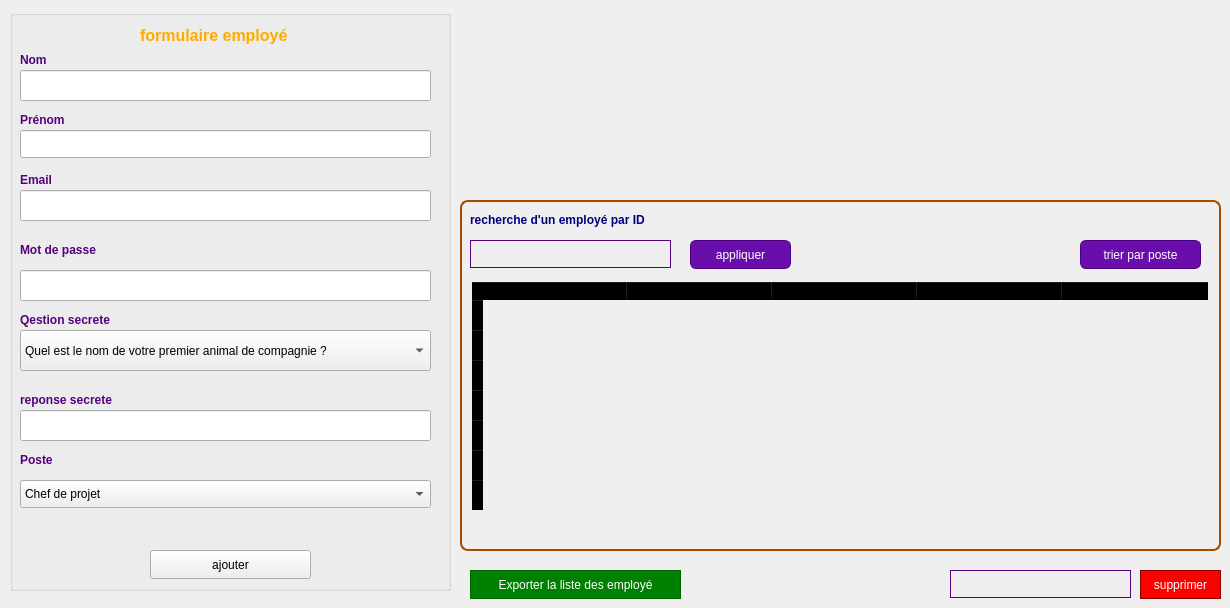
        <widget class="QWidget" name="acceuil">
         <attribute name="title">
          <string>       accueil         </string>
         </attribute>
         <widget class="QGroupBox" name="groupBox">
          <property name="geometry">
           <rect>
            <x>10</x>
            <y>10</y>
            <width>441</width>
            <height>581</height>
           </rect>
          </property>
          <property name="whatsThis">
           <string>&lt;html&gt;&lt;head/&gt;&lt;body&gt;&lt;p&gt;&lt;br/&gt;&lt;/p&gt;&lt;/body&gt;&lt;/html&gt;</string>
          </property>
          <property name="styleSheet">
           <string notr="true">background-color: #1E1E2F; color: white; QHeaderView::section { background-color: #5500FF; color: white; }.</string>
          </property>
          <property name="title">
           <string/>
          </property>
          <widget class="QLabel" name="lineEdit_ajoute">
           <property name="geometry">
            <rect>
             <x>130</x>
             <y>10</y>
             <width>211</width>
             <height>31</height>
            </rect>
           </property>
           <property name="text">
            <string>&lt;html&gt;&lt;head/&gt;&lt;body&gt;&lt;p&gt;&lt;span style=&quot; font-size:12pt; font-weight:700; color:#ffaa00;&quot;&gt;formulaire employé&lt;/span&gt;&lt;/p&gt;&lt;/body&gt;&lt;/html&gt;</string>
           </property>
          </widget>
          <widget class="QLineEdit" name="lineEdit_nom">
           <property name="geometry">
            <rect>
             <x>10</x>
             <y>60</y>
             <width>411</width>
             <height>31</height>
            </rect>
           </property>
          </widget>
          <widget class="QLabel" name="label_nom">
           <property name="geometry">
            <rect>
             <x>10</x>
             <y>40</y>
             <width>211</width>
             <height>20</height>
            </rect>
           </property>
           <property name="text">
            <string>&lt;html&gt;&lt;head/&gt;&lt;body&gt;&lt;p&gt;&lt;span style=&quot; font-weight:700; color:#55007f;&quot;&gt;Nom&lt;/span&gt;&lt;/p&gt;&lt;/body&gt;&lt;/html&gt;</string>
           </property>
          </widget>
          <widget class="QLabel" name="label_prenom">
           <property name="geometry">
            <rect>
             <x>10</x>
             <y>100</y>
             <width>211</width>
             <height>20</height>
            </rect>
           </property>
           <property name="text">
            <string>&lt;html&gt;&lt;head/&gt;&lt;body&gt;&lt;p&gt;&lt;span style=&quot; font-weight:700; color:#55007f;&quot;&gt;Prénom&lt;/span&gt;&lt;/p&gt;&lt;/body&gt;&lt;/html&gt;</string>
           </property>
          </widget>
          <widget class="QLineEdit" name="lineEdit_prenom">
           <property name="geometry">
            <rect>
             <x>10</x>
             <y>120</y>
             <width>411</width>
             <height>28</height>
            </rect>
           </property>
          </widget>
          <widget class="QLabel" name="label_email">
           <property name="geometry">
            <rect>
             <x>10</x>
             <y>160</y>
             <width>211</width>
             <height>20</height>
            </rect>
           </property>
           <property name="text">
            <string>&lt;html&gt;&lt;head/&gt;&lt;body&gt;&lt;p&gt;&lt;span style=&quot; font-weight:700; color:#55007f;&quot;&gt;Email&lt;/span&gt;&lt;/p&gt;&lt;/body&gt;&lt;/html&gt;</string>
           </property>
          </widget>
          <widget class="QLineEdit" name="lineEdit_email">
           <property name="geometry">
            <rect>
             <x>10</x>
             <y>180</y>
             <width>411</width>
             <height>31</height>
            </rect>
           </property>
          </widget>
          <widget class="QComboBox" name="comboBox">
           <property name="geometry">
            <rect>
             <x>10</x>
             <y>470</y>
             <width>411</width>
             <height>28</height>
            </rect>
           </property>
           <item>
            <property name="text">
             <string>Chef de projet</string>
            </property>
           </item>
           <item>
            <property name="text">
             <string>Community Manager</string>
            </property>
           </item>
           <item>
            <property name="text">
             <string>Commercial</string>
            </property>
           </item>
           <item>
            <property name="text">
             <string>Consultant Cybersécurité</string>
            </property>
           </item>
           <item>
            <property name="text">
             <string>Graphiste</string>
            </property>
           </item>
           <item>
            <property name="text">
             <string>Créateur</string>
            </property>
           </item>
           <item>
            <property name="text">
             <string>Developpeur</string>
            </property>
           </item>
           <item>
            <property name="text">
             <string>Responsable Marketing Digital</string>
            </property>
           </item>
           <item>
            <property name="text">
             <string>Responsable Produit</string>
            </property>
           </item>
           <item>
            <property name="text">
             <string>Responsable RH</string>
            </property>
           </item>
           <item>
            <property name="text">
             <string>Vidéaste</string>
            </property>
           </item>
          </widget>
          <widget class="QLabel" name="label_poste">
           <property name="geometry">
            <rect>
             <x>10</x>
             <y>440</y>
             <width>63</width>
             <height>20</height>
            </rect>
           </property>
           <property name="text">
            <string>&lt;html&gt;&lt;head/&gt;&lt;body&gt;&lt;p&gt;&lt;span style=&quot; font-weight:700; color:#55007f;&quot;&gt;Poste&lt;/span&gt;&lt;/p&gt;&lt;/body&gt;&lt;/html&gt;</string>
           </property>
          </widget>
          <widget class="QPushButton" name="Button_ajouter">
           <property name="geometry">
            <rect>
             <x>140</x>
             <y>540</y>
             <width>161</width>
             <height>29</height>
            </rect>
           </property>
           <property name="styleSheet">
            <string notr="true"/>
           </property>
           <property name="text">
            <string>ajouter</string>
           </property>
          </widget>
          <widget class="QComboBox" name="comboBox_q">
           <property name="geometry">
            <rect>
             <x>10</x>
             <y>320</y>
             <width>411</width>
             <height>41</height>
            </rect>
           </property>
           <item>
            <property name="text">
             <string>Quel est le nom de votre premier animal de compagnie ?</string>
            </property>
           </item>
           <item>
            <property name="text">
             <string>Quel est le nom de votre école primaire ?</string>
            </property>
           </item>
           <item>
            <property name="text">
             <string>Quel est le plat préféré de votre grand-parent ?</string>
            </property>
           </item>
           <item>
            <property name="text">
             <string>Quelle est la marque de votre premier téléphone portable ?</string>
            </property>
           </item>
           <item>
            <property name="text">
             <string>Quel est le nom de votre première voiture ?</string>
            </property>
           </item>
           <item>
            <property name="text">
             <string>Quel est le surnom que seule votre famille vous donne ?</string>
            </property>
           </item>
          </widget>
          <widget class="QLabel" name="label_question">
           <property name="geometry">
            <rect>
             <x>10</x>
             <y>300</y>
             <width>141</width>
             <height>20</height>
            </rect>
           </property>
           <property name="text">
            <string>&lt;html&gt;&lt;head/&gt;&lt;body&gt;&lt;p&gt;&lt;span style=&quot; font-weight:700; color:#55007f;&quot;&gt;Qestion secrete&lt;/span&gt;&lt;/p&gt;&lt;/body&gt;&lt;/html&gt;</string>
           </property>
          </widget>
          <widget class="QLineEdit" name="lineEdit_reponse">
           <property name="geometry">
            <rect>
             <x>10</x>
             <y>400</y>
             <width>411</width>
             <height>31</height>
            </rect>
           </property>
          </widget>
          <widget class="QLabel" name="label_mdp_2">
           <property name="geometry">
            <rect>
             <x>10</x>
             <y>380</y>
             <width>211</width>
             <height>20</height>
            </rect>
           </property>
           <property name="text">
            <string>&lt;html&gt;&lt;head/&gt;&lt;body&gt;&lt;p&gt;&lt;span style=&quot; font-weight:700; color:#55007f;&quot;&gt;reponse secrete&lt;/span&gt;&lt;/p&gt;&lt;/body&gt;&lt;/html&gt;</string>
           </property>
          </widget>
          <widget class="QLineEdit" name="lineEdit_mdp">
           <property name="geometry">
            <rect>
             <x>10</x>
             <y>260</y>
             <width>411</width>
             <height>31</height>
            </rect>
           </property>
          </widget>
          <widget class="QLabel" name="label_mdp">
           <property name="geometry">
            <rect>
             <x>10</x>
             <y>230</y>
             <width>211</width>
             <height>21</height>
            </rect>
           </property>
           <property name="text">
            <string>&lt;html&gt;&lt;head/&gt;&lt;body&gt;&lt;p&gt;&lt;span style=&quot; font-weight:700; color:#55007f;&quot;&gt;Mot de passe&lt;/span&gt;&lt;/p&gt;&lt;/body&gt;&lt;/html&gt;</string>
           </property>
          </widget>
         </widget>
         <widget class="QGroupBox" name="groupBox_recherche">
          <property name="geometry">
           <rect>
            <x>460</x>
            <y>180</y>
            <width>761</width>
            <height>371</height>
           </rect>
          </property>
          <property name="styleSheet">
           <string notr="true">QGroupBox {
    border: 2px solid #A64B00;
    border-radius: 8px;
    margin-top: 20px;
    background: qlineargradient(
        x1:0, y1:0, x2:1, y2:1,
        stop:0 white,
        stop:1 #FB8C00
    );
}

QGroupBox::title {
    subcontrol-origin: margin;
    subcontrol-position: top left;
    padding: 4px;
    color: white;
    font-weight: bold;
}

QGroupBox * {
    background: transparent;
    color: black;
}

QGroupBox QPushButton {
    background: #6A0DAD;         /* Mauve */
    color: white;
    border: 1px solid #4B0082;
    border-radius: 6px;
    padding: 5px 10px;
}

QGroupBox QPushButton:hover {
    background: #1B1B3A;         /* Bleu foncé au survol */
}

QGroupBox QComboBox {
    background: #6A0DAD;         /* Mauve */
    color: white;
    border: 1px solid #4B0082;
    border-radius: 6px;
    padding: 4px 8px;
}

QGroupBox QComboBox:hover {
    background: #1B1B3A;         /* Bleu foncé au survol */
}

QGroupBox QComboBox::drop-down {
    subcontrol-origin: padding;
    subcontrol-position: top right;
    width: 20px;
    border-left: 1px solid #4B0082;
    border-top-right-radius: 6px;
    border-bottom-right-radius: 6px;
    background: #6A0DAD;         /* Même mauve que le QComboBox */
}

QGroupBox QComboBox::down-arrow {
    width: 12px;
    height: 12px;
}</string>
          </property>
          <property name="title">
           <string/>
          </property>
          <widget class="QScrollArea" name="scrollArea">
           <property name="geometry">
            <rect>
             <x>10</x>
             <y>100</y>
             <width>741</width>
             <height>251</height>
            </rect>
           </property>
           <property name="widgetResizable">
            <bool>true</bool>
           </property>
           <widget class="QWidget" name="scrollAreaWidgetContents">
            <property name="geometry">
             <rect>
              <x>0</x>
              <y>0</y>
              <width>739</width>
              <height>249</height>
             </rect>
            </property>
            <widget class="QTableWidget" name="tableWidgetEmployes">
             <property name="geometry">
              <rect>
               <x>0</x>
               <y>0</y>
               <width>741</width>
               <height>251</height>
              </rect>
             </property>
             <attribute name="horizontalHeaderDefaultSectionSize">
              <number>145</number>
             </attribute>
             <row/>
             <row/>
             <row/>
             <row/>
             <row/>
             <row/>
             <row/>
             <column>
              <property name="text">
               <string> ID   </string>
              </property>
             </column>
             <column>
              <property name="text">
               <string>Poste    </string>
              </property>
             </column>
             <column>
              <property name="text">
               <string>Nom    </string>
              </property>
             </column>
             <column>
              <property name="text">
               <string> Prénom   </string>
              </property>
             </column>
             <column>
              <property name="text">
               <string>Email    </string>
              </property>
             </column>
            </widget>
           </widget>
          </widget>
          <widget class="QLineEdit" name="lineEdit_recherche">
           <property name="geometry">
            <rect>
             <x>10</x>
             <y>60</y>
             <width>201</width>
             <height>28</height>
            </rect>
           </property>
           <property name="styleSheet">
            <string notr="true">QLineEdit {
    background: transparent;
    border: 1px solid#55007f;   /* ou autre couleur pour qu'on voie bien les bords */
    color:#55007f;                 /* texte */
}</string>
           </property>
           <property name="text">
            <string/>
           </property>
          </widget>
          <widget class="QLabel" name="label_rechercher">
           <property name="geometry">
            <rect>
             <x>10</x>
             <y>30</y>
             <width>341</width>
             <height>20</height>
            </rect>
           </property>
           <property name="text">
            <string>&lt;html&gt;&lt;head/&gt;&lt;body&gt;&lt;p&gt;&lt;span style=&quot; font-weight:700; color:#00007f;&quot;&gt;recherche d'un employé par ID&lt;/span&gt;&lt;/p&gt;&lt;/body&gt;&lt;/html&gt;</string>
           </property>
          </widget>
          <widget class="QPushButton" name="Button_rechercher">
           <property name="geometry">
            <rect>
             <x>230</x>
             <y>60</y>
             <width>101</width>
             <height>29</height>
            </rect>
           </property>
           <property name="text">
            <string>appliquer</string>
           </property>
          </widget>
          <widget class="QPushButton" name="Button_tri">
           <property name="geometry">
            <rect>
             <x>620</x>
             <y>60</y>
             <width>121</width>
             <height>29</height>
            </rect>
           </property>
           <property name="text">
            <string>trier par poste</string>
           </property>
          </widget>
         </widget>
         <widget class="QLabel" name="banner">
          <property name="geometry">
           <rect>
            <x>470</x>
            <y>10</y>
            <width>731</width>
            <height>171</height>
           </rect>
          </property>
          <property name="autoFillBackground">
           <bool>false</bool>
          </property>
          <property name="text">
           <string/>
          </property>
         </widget>
         <widget class="QPushButton" name="Button_export">
          <property name="geometry">
           <rect>
            <x>470</x>
            <y>570</y>
            <width>211</width>
            <height>29</height>
           </rect>
          </property>
          <property name="styleSheet">
           <string notr="true">QPushButton {
    background-color: green;
    color: white; /* Optionnel : texte blanc pour contraste */
    border: 1px solid darkgreen; /* Optionnel : bordure pour un meilleur rendu */
}
QPushButton:hover {
    background-color: darkgreen; /* Optionnel : couleur au survol */
}</string>
          </property>
          <property name="text">
           <string>Exporter la liste des employé</string>
          </property>
         </widget>
         <widget class="QPushButton" name="Button_supprimer_2">
          <property name="geometry">
           <rect>
            <x>1140</x>
            <y>570</y>
            <width>81</width>
            <height>29</height>
           </rect>
          </property>
          <property name="styleSheet">
           <string notr="true">QPushButton {
    background-color: red;
    color: white; /* Texte blanc pour contraste */
    border: 1px solid darkred; /* Bordure pour un meilleur rendu */
}
QPushButton:hover {
    background-color: darkred; /* Couleur au survol */
}</string>
          </property>
          <property name="text">
           <string>supprimer</string>
          </property>
         </widget>
         <widget class="QLineEdit" name="lineEdit_id_supp">
          <property name="geometry">
           <rect>
            <x>950</x>
            <y>570</y>
            <width>181</width>
            <height>28</height>
           </rect>
          </property>
          <property name="styleSheet">
           <string notr="true">QLineEdit {
    background: transparent;
    border: 1px solid#55007f;   /* ou autre couleur pour qu'on voie bien les bords */
    color:#55007f;                 /* texte */
}</string>
          </property>
         </widget>
        </widget>
